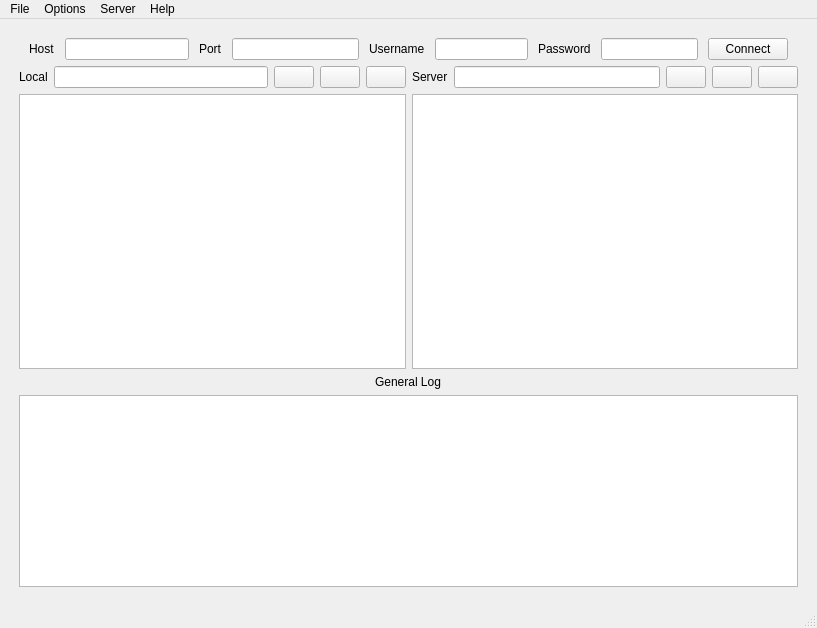
<?xml version="1.0" encoding="UTF-8"?>
<ui version="4.0">
 <class>MainWindow</class>
 <widget class="QMainWindow" name="MainWindow">
  <property name="geometry">
   <rect>
    <x>0</x>
    <y>0</y>
    <width>817</width>
    <height>628</height>
   </rect>
  </property>
  <property name="sizePolicy">
   <sizepolicy hsizetype="Expanding" vsizetype="Expanding">
    <horstretch>0</horstretch>
    <verstretch>0</verstretch>
   </sizepolicy>
  </property>
  <property name="windowTitle">
   <string>MainWindow</string>
  </property>
  <widget class="QWidget" name="MainWidget">
   <property name="sizePolicy">
    <sizepolicy hsizetype="Expanding" vsizetype="Expanding">
     <horstretch>0</horstretch>
     <verstretch>0</verstretch>
    </sizepolicy>
   </property>
   <layout class="QGridLayout" name="gridLayout">
    <item row="0" column="0">
     <layout class="QVBoxLayout" name="VerticalStructureLayout" stretch="0,1,0,0">
      <property name="sizeConstraint">
       <enum>QLayout::SizeConstraint::SetDefaultConstraint</enum>
      </property>
      <property name="leftMargin">
       <number>10</number>
      </property>
      <property name="topMargin">
       <number>10</number>
      </property>
      <property name="rightMargin">
       <number>10</number>
      </property>
      <property name="bottomMargin">
       <number>10</number>
      </property>
      <item>
       <layout class="QHBoxLayout" name="ConnectionCredentialsLayout" stretch="1,1,1,1,0">
        <property name="spacing">
         <number>10</number>
        </property>
        <property name="leftMargin">
         <number>10</number>
        </property>
        <property name="topMargin">
         <number>0</number>
        </property>
        <property name="rightMargin">
         <number>10</number>
        </property>
        <item>
         <layout class="QHBoxLayout" name="A_HostLayout" stretch="0,0">
          <property name="sizeConstraint">
           <enum>QLayout::SizeConstraint::SetDefaultConstraint</enum>
          </property>
          <item>
           <widget class="QLabel" name="A_HostLabel">
            <property name="maximumSize">
             <size>
              <width>16777215</width>
              <height>16777215</height>
             </size>
            </property>
            <property name="text">
             <string>Host</string>
            </property>
           </widget>
          </item>
          <item>
           <widget class="QLineEdit" name="B_HostEdit">
            <property name="sizePolicy">
             <sizepolicy hsizetype="Expanding" vsizetype="Fixed">
              <horstretch>0</horstretch>
              <verstretch>0</verstretch>
             </sizepolicy>
            </property>
            <property name="maximumSize">
             <size>
              <width>16777215</width>
              <height>16777215</height>
             </size>
            </property>
           </widget>
          </item>
         </layout>
        </item>
        <item>
         <layout class="QHBoxLayout" name="B_PortLayout">
          <item>
           <widget class="QLabel" name="A_PortLabel">
            <property name="text">
             <string>Port</string>
            </property>
           </widget>
          </item>
          <item>
           <widget class="QLineEdit" name="B_PortEdit">
            <property name="sizePolicy">
             <sizepolicy hsizetype="Expanding" vsizetype="Fixed">
              <horstretch>0</horstretch>
              <verstretch>0</verstretch>
             </sizepolicy>
            </property>
            <property name="maximumSize">
             <size>
              <width>16777215</width>
              <height>16777215</height>
             </size>
            </property>
           </widget>
          </item>
         </layout>
        </item>
        <item>
         <layout class="QHBoxLayout" name="D_UsernameLayout">
          <property name="sizeConstraint">
           <enum>QLayout::SizeConstraint::SetDefaultConstraint</enum>
          </property>
          <item>
           <widget class="QLabel" name="A_UsernameLabel">
            <property name="maximumSize">
             <size>
              <width>16777215</width>
              <height>16777215</height>
             </size>
            </property>
            <property name="text">
             <string>Username</string>
            </property>
           </widget>
          </item>
          <item>
           <widget class="QLineEdit" name="B_UsernameEdit">
            <property name="sizePolicy">
             <sizepolicy hsizetype="Expanding" vsizetype="Fixed">
              <horstretch>0</horstretch>
              <verstretch>0</verstretch>
             </sizepolicy>
            </property>
            <property name="maximumSize">
             <size>
              <width>16777215</width>
              <height>16777215</height>
             </size>
            </property>
           </widget>
          </item>
         </layout>
        </item>
        <item>
         <layout class="QHBoxLayout" name="C_PasswordLayout" stretch="0,0">
          <property name="sizeConstraint">
           <enum>QLayout::SizeConstraint::SetDefaultConstraint</enum>
          </property>
          <item>
           <widget class="QLabel" name="A_PasswordLabel">
            <property name="sizePolicy">
             <sizepolicy hsizetype="Preferred" vsizetype="Preferred">
              <horstretch>0</horstretch>
              <verstretch>0</verstretch>
             </sizepolicy>
            </property>
            <property name="maximumSize">
             <size>
              <width>16777215</width>
              <height>16777215</height>
             </size>
            </property>
            <property name="text">
             <string>Password</string>
            </property>
           </widget>
          </item>
          <item>
           <widget class="QLineEdit" name="B_PasswordEdit">
            <property name="sizePolicy">
             <sizepolicy hsizetype="Expanding" vsizetype="Fixed">
              <horstretch>0</horstretch>
              <verstretch>0</verstretch>
             </sizepolicy>
            </property>
            <property name="maximumSize">
             <size>
              <width>16777215</width>
              <height>16777215</height>
             </size>
            </property>
            <property name="echoMode">
             <enum>QLineEdit::EchoMode::Password</enum>
            </property>
           </widget>
          </item>
         </layout>
        </item>
        <item>
         <widget class="QPushButton" name="E_ConnectionButton">
          <property name="focusPolicy">
           <enum>Qt::FocusPolicy::NoFocus</enum>
          </property>
          <property name="text">
           <string>Connect</string>
          </property>
         </widget>
        </item>
       </layout>
      </item>
      <item>
       <layout class="QGridLayout" name="FileStructureGrid">
        <item row="1" column="2">
         <widget class="QTreeView" name="CurrentMachineDirectoryTree">
          <property name="minimumSize">
           <size>
            <width>0</width>
            <height>200</height>
           </size>
          </property>
          <property name="contextMenuPolicy">
           <enum>Qt::ContextMenuPolicy::CustomContextMenu</enum>
          </property>
          <property name="editTriggers">
           <set>QAbstractItemView::EditTrigger::NoEditTriggers</set>
          </property>
          <property name="dragDropMode">
           <enum>QAbstractItemView::DragDropMode::DragDrop</enum>
          </property>
          <property name="selectionMode">
           <enum>QAbstractItemView::SelectionMode::ExtendedSelection</enum>
          </property>
          <property name="sortingEnabled">
           <bool>true</bool>
          </property>
         </widget>
        </item>
        <item row="0" column="3">
         <layout class="QHBoxLayout" name="ConnectedDirHeaderLayout">
          <item>
           <widget class="QLabel" name="ConnectedLabel">
            <property name="text">
             <string>Server</string>
            </property>
           </widget>
          </item>
          <item>
           <widget class="QLineEdit" name="ConnectedDirEdit"/>
          </item>
          <item>
           <widget class="QPushButton" name="ConnectedDirUpOne">
            <property name="focusPolicy">
             <enum>Qt::FocusPolicy::NoFocus</enum>
            </property>
            <property name="text">
             <string/>
            </property>
            <property name="icon">
             <iconset>
              <normaloff>../Icons/go-up.svg</normaloff>../Icons/go-up.svg</iconset>
            </property>
           </widget>
          </item>
          <item>
           <widget class="QPushButton" name="ConnectedRefresh">
            <property name="focusPolicy">
             <enum>Qt::FocusPolicy::NoFocus</enum>
            </property>
            <property name="text">
             <string/>
            </property>
            <property name="icon">
             <iconset>
              <normaloff>../Icons/view-refresh.svg</normaloff>../Icons/view-refresh.svg</iconset>
            </property>
           </widget>
          </item>
          <item>
           <widget class="QPushButton" name="ConnectedHiddenToggleCheckbox">
            <property name="focusPolicy">
             <enum>Qt::FocusPolicy::NoFocus</enum>
            </property>
            <property name="text">
             <string/>
            </property>
            <property name="icon">
             <iconset>
              <normaloff>../Icons/view-hidden.svg</normaloff>../Icons/view-hidden.svg</iconset>
            </property>
            <property name="checkable">
             <bool>true</bool>
            </property>
           </widget>
          </item>
         </layout>
        </item>
        <item row="1" column="3">
         <widget class="QTreeView" name="ConnectedMachineDirectoryTree">
          <property name="minimumSize">
           <size>
            <width>0</width>
            <height>200</height>
           </size>
          </property>
          <property name="contextMenuPolicy">
           <enum>Qt::ContextMenuPolicy::CustomContextMenu</enum>
          </property>
          <property name="editTriggers">
           <set>QAbstractItemView::EditTrigger::NoEditTriggers</set>
          </property>
          <property name="dragDropMode">
           <enum>QAbstractItemView::DragDropMode::DragDrop</enum>
          </property>
          <property name="selectionMode">
           <enum>QAbstractItemView::SelectionMode::ExtendedSelection</enum>
          </property>
          <property name="sortingEnabled">
           <bool>true</bool>
          </property>
         </widget>
        </item>
        <item row="0" column="2">
         <layout class="QHBoxLayout" name="CurrentDirHeaderLayout">
          <item>
           <widget class="QLabel" name="CurrentLabel">
            <property name="text">
             <string>Local</string>
            </property>
           </widget>
          </item>
          <item>
           <widget class="QLineEdit" name="CurrentDirEdit"/>
          </item>
          <item>
           <widget class="QPushButton" name="CurrentDirUpOne">
            <property name="focusPolicy">
             <enum>Qt::FocusPolicy::NoFocus</enum>
            </property>
            <property name="text">
             <string/>
            </property>
            <property name="icon">
             <iconset>
              <normaloff>../Icons/go-up.svg</normaloff>../Icons/go-up.svg</iconset>
            </property>
           </widget>
          </item>
          <item>
           <widget class="QPushButton" name="CurrentRefresh">
            <property name="focusPolicy">
             <enum>Qt::FocusPolicy::NoFocus</enum>
            </property>
            <property name="text">
             <string/>
            </property>
            <property name="icon">
             <iconset>
              <normaloff>../Icons/view-refresh.svg</normaloff>../Icons/view-refresh.svg</iconset>
            </property>
           </widget>
          </item>
          <item>
           <widget class="QPushButton" name="CurrentHiddenToggleCheckbox">
            <property name="focusPolicy">
             <enum>Qt::FocusPolicy::NoFocus</enum>
            </property>
            <property name="text">
             <string/>
            </property>
            <property name="icon">
             <iconset>
              <normaloff>../Icons/view-hidden.svg</normaloff>../Icons/view-hidden.svg</iconset>
            </property>
            <property name="checkable">
             <bool>true</bool>
            </property>
           </widget>
          </item>
         </layout>
        </item>
       </layout>
      </item>
      <item alignment="Qt::AlignmentFlag::AlignHCenter">
       <widget class="QLabel" name="LogLabel">
        <property name="text">
         <string>General Log</string>
        </property>
       </widget>
      </item>
      <item>
       <widget class="QTextBrowser" name="GeneralLog"/>
      </item>
     </layout>
    </item>
   </layout>
  </widget>
  <widget class="QStatusBar" name="SMTPStatusBar"/>
  <widget class="QMenuBar" name="SMTPMenuBar">
   <property name="geometry">
    <rect>
     <x>0</x>
     <y>0</y>
     <width>817</width>
     <height>30</height>
    </rect>
   </property>
   <widget class="QMenu" name="menuFile">
    <property name="title">
     <string>File</string>
    </property>
    <addaction name="actionClose"/>
   </widget>
   <widget class="QMenu" name="menuOptions">
    <property name="layoutDirection">
     <enum>Qt::LayoutDirection::LeftToRight</enum>
    </property>
    <property name="title">
     <string>Options</string>
    </property>
    <widget class="QMenu" name="menuLogging_Level">
     <property name="layoutDirection">
      <enum>Qt::LayoutDirection::LeftToRight</enum>
     </property>
     <property name="title">
      <string>Logging Level</string>
     </property>
     <addaction name="actionError"/>
     <addaction name="actionWarning"/>
     <addaction name="actionInfo"/>
     <addaction name="actionDebugging"/>
    </widget>
    <addaction name="menuLogging_Level"/>
    <addaction name="actionShow_Password"/>
   </widget>
   <widget class="QMenu" name="menuHelp">
    <property name="title">
     <string>Help</string>
    </property>
    <addaction name="actionUpdates"/>
    <addaction name="actionAbout"/>
   </widget>
   <widget class="QMenu" name="menuServer">
    <property name="title">
     <string>Server</string>
    </property>
    <addaction name="actionDisconnect"/>
   </widget>
   <addaction name="menuFile"/>
   <addaction name="menuOptions"/>
   <addaction name="menuServer"/>
   <addaction name="menuHelp"/>
  </widget>
  <action name="actionClose">
   <property name="text">
    <string>Close</string>
   </property>
  </action>
  <action name="actionUpdates">
   <property name="text">
    <string>Update</string>
   </property>
  </action>
  <action name="actionAbout">
   <property name="text">
    <string>About</string>
   </property>
  </action>
  <action name="actionError">
   <property name="checkable">
    <bool>true</bool>
   </property>
   <property name="text">
    <string>Error</string>
   </property>
  </action>
  <action name="actionWarning">
   <property name="checkable">
    <bool>true</bool>
   </property>
   <property name="checked">
    <bool>true</bool>
   </property>
   <property name="text">
    <string>Warning</string>
   </property>
  </action>
  <action name="actionInfo">
   <property name="checkable">
    <bool>true</bool>
   </property>
   <property name="text">
    <string>Info</string>
   </property>
  </action>
  <action name="actionDebugging">
   <property name="checkable">
    <bool>true</bool>
   </property>
   <property name="text">
    <string>Debugging</string>
   </property>
  </action>
  <action name="actionShow_Password">
   <property name="checkable">
    <bool>true</bool>
   </property>
   <property name="text">
    <string>Show Password</string>
   </property>
  </action>
  <action name="actionDisconnect">
   <property name="enabled">
    <bool>false</bool>
   </property>
   <property name="text">
    <string>Disconnect</string>
   </property>
  </action>
  <action name="actionCancel_Current_Operation">
   <property name="enabled">
    <bool>false</bool>
   </property>
   <property name="text">
    <string>Cancel Current Operation</string>
   </property>
  </action>
  <action name="actionReconnect">
   <property name="enabled">
    <bool>false</bool>
   </property>
   <property name="text">
    <string>Reconnect</string>
   </property>
  </action>
 </widget>
 <resources/>
 <connections/>
</ui>
